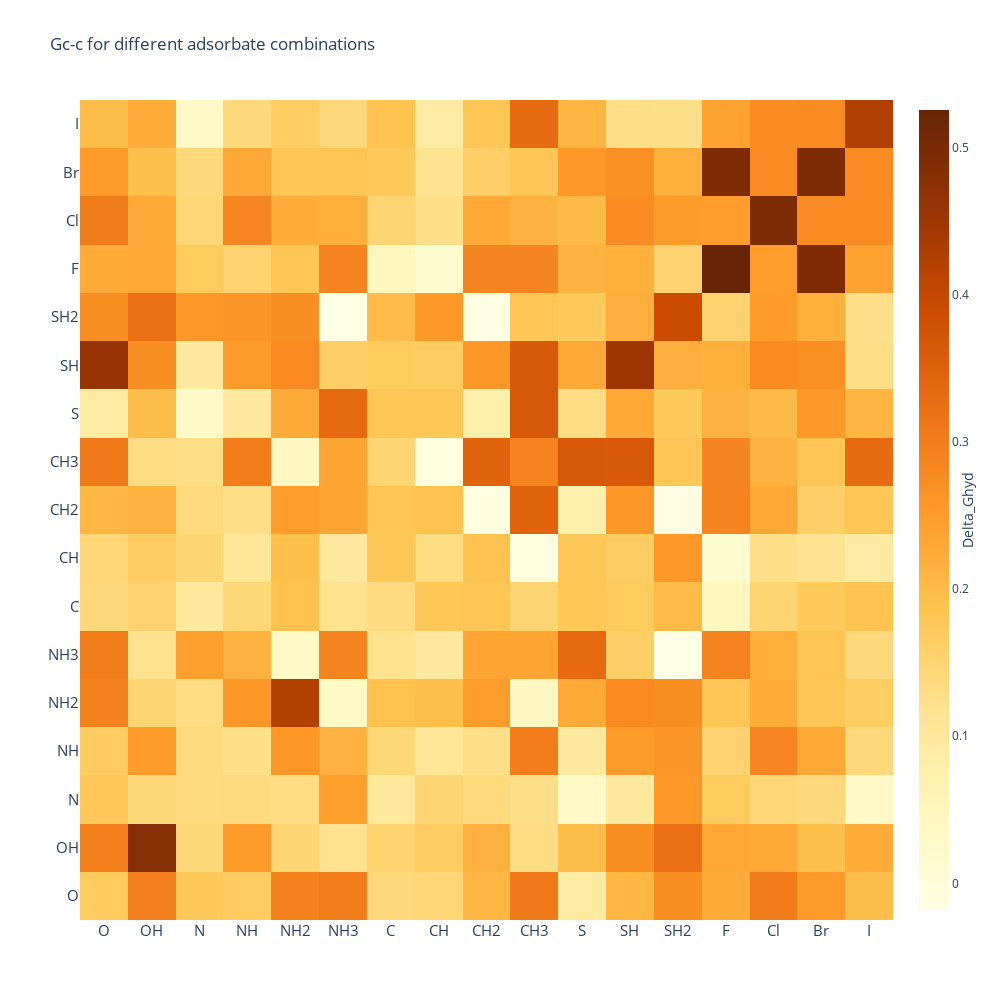

This figure's notebook cell:
### Code cell
import plotly.offline as py
py.init_notebook_mode(connected=True)
import plotly.graph_objs as go
from matplotlib.colors import ListedColormap




#Plotting
trace = go.Heatmap(z = twoD,
                   x = adsorbates,
                   y = adsorbates,
                   colorscale = 'YlOrBr',
                   colorbar   = dict(title = "Delta_Ghyd",
                                     titleside = "right"
                                    )
                  )

layout = go.Layout(dict(title = "Gc-c for different adsorbate combinations",
                        autosize = False,
                        height  = 1000,
                        width   = 1000,
                        yaxis   = dict(tickfont = dict(size = 15)),
                        xaxis   = dict(tickfont = dict(size = 15))
                       )
                  )

data = [trace]
fig = go.Figure(data=data,layout=layout)
py.iplot(fig)

### Figure 1 — Plotly figure (JSON) as saved in the notebook; plotly's stock layout.template omitted (floating-point values rounded to 4 significant figures; data arrays with more than 128 entries replaced by an {"elided": "..."} marker saying what was removed)
{"data": [{"colorbar": {"title": {"side": "right", "text": "Delta_Ghyd"}}, "colorscale": [[0, "rgb(255,255,229)"], [0.125, "rgb(255,247,188)"], [0.25, "rgb(254,227,145)"], [0.375, "rgb(254,196,79)"], [0.5, "rgb(254,153,41)"], [0.625, "rgb(236,112,20)"], [0.75, "rgb(204,76,2)"], [0.875, "rgb(153,52,4)"], [1, "rgb(102,37,6)"]], "type": "heatmap", "x": ["O", "OH", "N", "NH", "NH2", "NH3", "C", "CH", "CH2", "CH3", "S", "SH", "SH2", "F", "Cl", "Br", "I"], "y": ["O", "OH", "N", "NH", "NH2", "NH3", "C", "CH", "CH2", "CH3", "S", "SH", "SH2", "F", "Cl", "Br", "I"], "z": {"elided": "17x17 float values"}}], "layout": {"autosize": false, "height": 1000, "title": {"text": "Gc-c for different adsorbate combinations"}, "width": 1000, "xaxis": {"tickfont": {"size": 15}}, "yaxis": {"tickfont": {"size": 15}}}}
